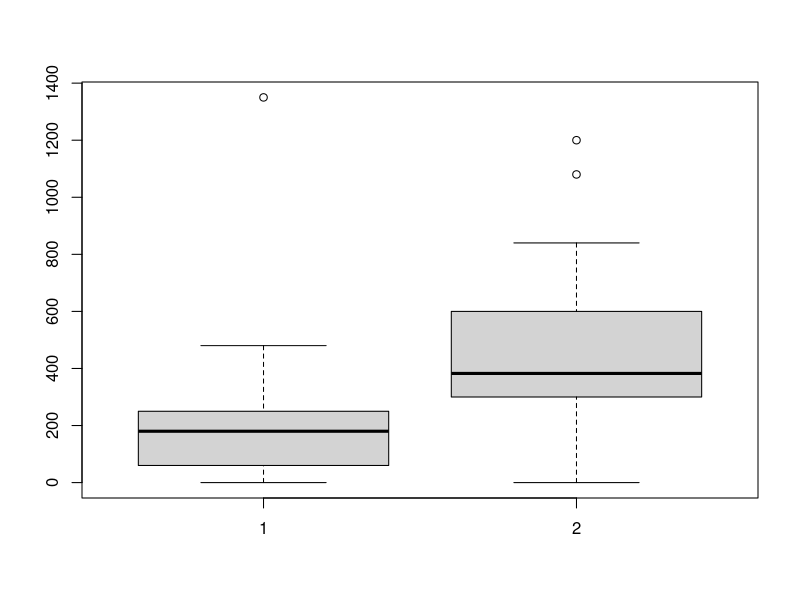
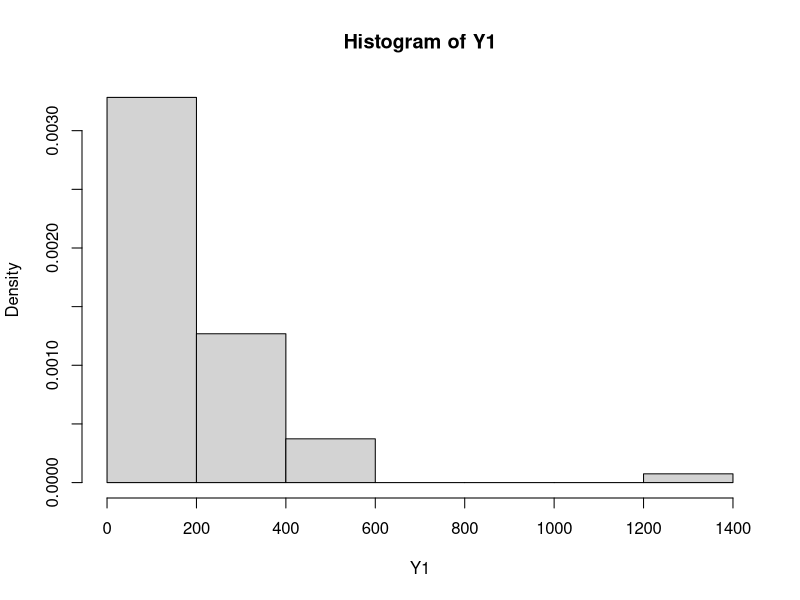
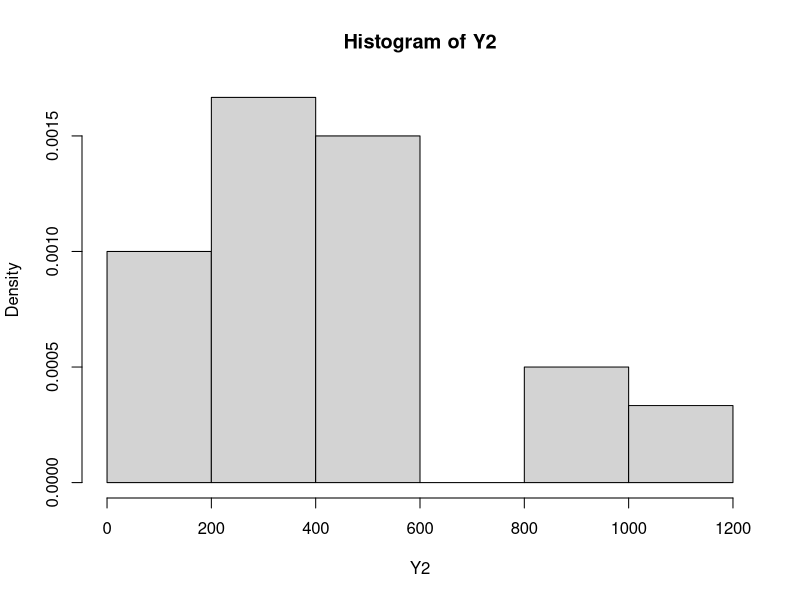

Generate these figures, in order, with R:
setwd("C:\\Users\\victoria\\OneDrive - Universidad Rey Juan Carlos\\Escritorio\\MASTER\\Statistics for data analysis\\Project\\Statistics")


x = read.csv("MINUTES_N_SPORTS.csv",sep = ";", dec = ",")
attach(x)
names(x)
# Test for differences in the mean minutes of sport per week
#of people doing 1 type of sport or doing more than 3.
Y1 = Minutes[Num_sports=="1"]
Y2 = Minutes[Num_sports=="3+"]

dev.new()
boxplot(Y1,Y2)
dev.new()
hist(Y1,freq=F)
dev.new()
hist(Y2,freq=F)

#From the plots its difficult to determine that the samples are following a Gaussian
length(Y1)
length(Y2)

#However, as the lengths are high enough we can use the CLT to approximate a t.test
#As we cannot be sure if variances are equal or not, we will perform both

t.test(Y1,Y2,var.equal = T)
t.test(Y1,Y2,var.equal = F)


# On both cases, null hypothesis can be rejected as p value is smaller than alpha, 
# so there is enough evidence to affirm that there is a difference between the means.